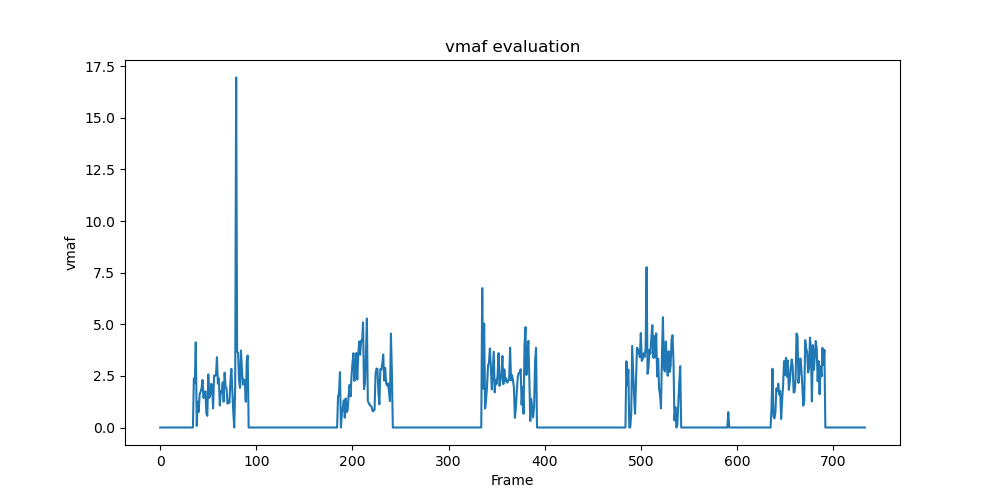

Source code (Python):
import json
import matplotlib.pyplot as plt
import argparse

parser = argparse.ArgumentParser()
parser.add_argument('-i', '--input', default='vmaf.json')
args = parser.parse_args()

with open(args.input, "r") as f:
    result = json.load(f)
  
plt.figure(figsize=(10, 5))  
frames = result['frames']
keys = frames[0]['metrics'].keys()
print(keys)
x = [frame['frameNum'] for frame in frames]
y = [frame['metrics']["vmaf"] for frame in frames]

plt.plot(x,y)
    
plt.title("vmaf evaluation")
plt.xlabel("Frame")
plt.ylabel("vmaf")
        
plt.savefig('vmaf.png')
plt.show()